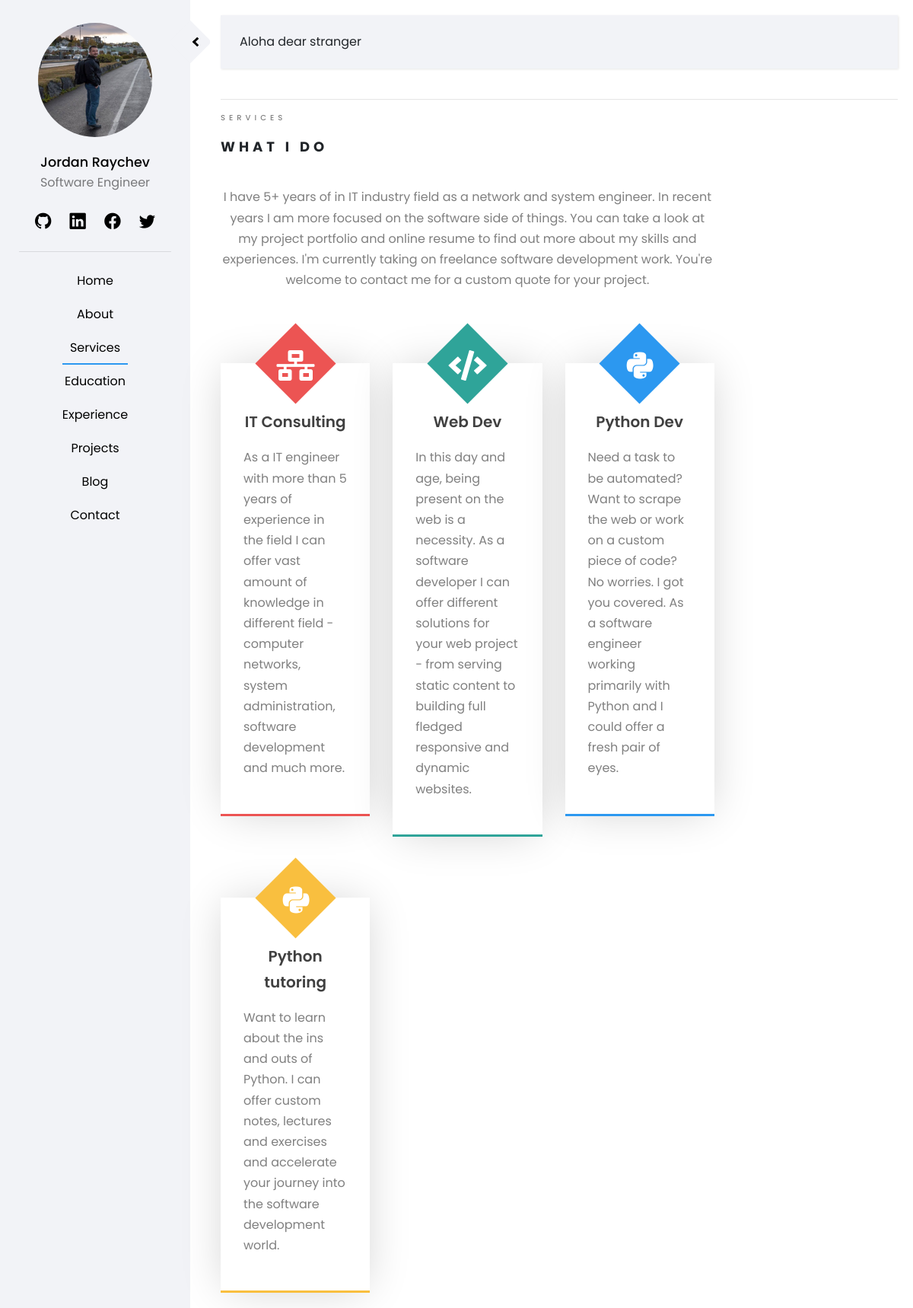
Page /pages/services/ on the committed database.
### accounts/models.py (models this page shows, shortened)
class CustomUser(AbstractUser):
    department = models.CharField(max_length=50)
    profession = models.CharField(max_length=50)
    about = models.TextField(default='', max_length=1000)
    slug = models.SlugField(max_length=50)
    profile_image = models.ImageField(default='profile_default.jpg', upload_to='profile_images')

class UserSocial(models.Model):
    user = models.ForeignKey(CustomUser, default=1, on_delete=models.DO_NOTHING)
    social_name = models.CharField(max_length=50)
    social_class = models.CharField(max_length=50)
    social_url = models.CharField(max_length=100)

### staticpages/models.py (models this page shows, shortened)
class Menu(models.Model):
    menu_name = models.CharField(max_length=50)
    @property
    def menu_slug(self):
        return self.menu_name.lower()

class Service(models.Model):
    service_name = models.CharField(max_length=50)
    service_description = models.TextField(max_length=300)
    service_icon = models.CharField(
        max_length=20,
        choices=ICONS,
        default='Python',
    )
    service_color = models.CharField(
        max_length=20,
        choices=COLORS,
        default='Red',
    )

### staticpages/views.py (the view)
# urls.py: path('services/', ServicesView.as_view(), name='services'),
class ServicesView(TemplateView):
    template_name = 'staticpages/services.html'
    def get_context_data(self, **kwargs):
        context =  super(ServicesView,self).get_context_data(**kwargs)
        services = Service.objects.all()
        context['services'] = services
        return context

### home/templatetags/sidebar_items.py (called while the page is built)
@register.inclusion_tag('home/menu.html', takes_context=True)
def get_menu(context):
    request = context['request']
    menu = Menu.objects.all()
    return {'menu' : menu, 'request': request}

@register.inclusion_tag('home/user_social.html')
def get_social(user):
    user_social = UserSocial.objects.filter(user=user)
    return { 'user_social' : user_social }

@register.inclusion_tag('home/user_meta.html', takes_context=True)
def get_user_meta(context, id):
    request = context['request']
    user_data = CustomUser.objects.filter(id=id)
    return { 'user_data' : user_data, 'request': request }

### templates/staticpages/services.html (shortened to what this page needs)
{% extends 'home/base.html' %}
{% load crispy_forms_tags %}
{% load static %}
{% block content %}
<div class = "row">
    <div class = "col-sm-12">
        <span class="heading-meta">Services</span>
        <h2 class="heading">What I Do</h2>
    </div>
</div>
<div class = "container-fluid">
    <div class="row service-row">
        <div class = "col-xl-9">
            <p class="text-center">
                I have 5+ years of in IT industry field as a network and system engineer. In recent years I am more focused
                on the software side of things. You can take a look at my project portfolio and online resume to find out more about my skills and experiences.
                I'm currently taking on freelance software development work.
                You're welcome to contact me for a custom quote for your project.
            </p>
            <div class = row>
                {% for service in services %}
                <div class = "col-xl-4">
                    <div class = "service-box" style = "border-bottom: 3px solid {{ service.service_color }};">
                        <div class = "service-icon" style="background-color: {{ service.service_color }};">
                            <i class=" {{ service.service_icon}} "></i>
                        </div>
                        <div class = "service-headline">
                            <p> {{ service.service_name }}</p>
                        </div>
                        <div class = "service-desc">
                            <p>{{ service.service_description }}</p>
                        </div>
                    </div>
                </div>
                {% endfor %}
            </div>
        </div>
    </div>
</div>
{% endblock %}

### templates/home/user_meta.html
<img class="rounded-circle profile-img" src="{{ user_data.0.profile_image.url }}">
<a class="name" href = "{% url 'home' %}"> {{ user_data.0.first_name }} {{ user_data.0.last_name }} </a>
<p class="profession"> {{ user_data.0.profession }} </p>

### templates/home/user_social.html
{% for social in user_social %}
    <li><a target="_blank" href="{{ social.social_url }}"> <i class="{{ social.social_class }}"></i> </a></li>
{% endfor %}

### templates/home/menu.html
{% for item in menu %}
    {% url item.menu_slug as active_menu_item %}
    <li><a class = "{% if request.path == active_menu_item %} active {% endif %}" href="{% url item.menu_slug %}"> {{ item.menu_name}} </a></li>
{% endfor %}

### static/css/style.css (style rules this page uses)
:root { --main-color: rgb(242, 243, 247); --main-color-darker: rgb(230, 230, 230); --red-color: #ec5453; --green-color: #2fa499; --blue-color: #2c98f0; --darker-blue-color: #4054b2; --white-color: #ffffff; --yellow-color: #f9bf3f; --purple-color: #a84cb8; --border-color: rgba(0, 0, 0, 0.1); --black-color: rgba(0,0,0); --p-color: rgba(0, 0, 0, 0.5); --box-shadow: rgba(0, 0, 0, 0.2); --black-075: rgba(0, 0, 0, 0.75); }
body { font-family: 'Poppins', sans-serif; background: var(--white-color); }
p { font-family: 'Poppins', sans-serif; font-size: 1em; font-weight: 400; line-height: 1.7em; color: var(--p-color); }
a, a:hover, a:focus { color: inherit; text-decoration: none; transition: all 0.3s; }
ul.social-sidebar li { display: inline-block; }
#sidebar ul li a, .main-navbar li a { position: relative; display: inline-block; padding: 10px; }
#sidebar ul li a:after, .main-navbar li a:after { content: ''; position: absolute; width: 100%; transform: scaleX(0); height: 2px; bottom: 0; left: 0; background-color: var(--blue-color); transform-origin: bottom center; transition: transform 0.25s ease-out; }
#sidebar ul li a.active:after, .main-navbar li a.active:after { transform: scaleX(1); transform-origin: bottom center; }
.profile-img { width: 150px; height: 150px; margin-bottom: 20px; }
.name { font-size: 1.1em; font-weight: 500; }
.heading-meta { margin-bottom: 15px; display: block; font-size: 10px; text-transform: uppercase; color: var(--p-color); font-weight: 500; letter-spacing: 5px; }
.heading { font-size: 18px; margin-bottom: 2em; font-weight: 700; text-transform: uppercase; letter-spacing: 5px; line-height: 1.8; position: relative; }
.service-row { margin-left: -30px; }
.service-box { position: relative; background-color: var(--white-color); box-shadow: 0px 0px 56px -8px var(--box-shadow); margin-top: 5em; padding: 30px; border-color: inherit; }
.service-headline { text-align: center; font-size: 1.25em; padding-top: 10px; }
.service-headline p { color: var(--black-075); font-weight: 600; margin-top: 20px; }
.service-icon { padding: 5px; font-size: 2.5em; text-align: center; position: absolute; color: var(--white-color); width: 75px; height: 75px; line-height: 75px; top: -37px; left: 0; right: 0; margin: auto auto; transform: rotate(45deg); }
.service-icon i { transform: rotate(-45deg); padding-left: 5px; }
.blog-box, .work-box, .service-box, .timeline-box, .quote-box { opacity: 0; }

### rows in the picture
CustomUser: profile_image (picture), first_name "Jordan", last_name "Raychev", profession "Software Engineer"
Menu: menu_name "Home"
Menu: menu_name "About"
Menu: menu_name "Services"
Menu: menu_name "Education"
Menu: menu_name "Experience"
Menu: menu_name "Projects"
Menu: menu_name "Blog"
Menu: menu_name "Contact"
Service: service_name "IT Consulting", service_description "As a IT engineer with more than 5 years of experience in the field I can offer vast amount of knowledge in different field - computer networks, system administration, software development and much more."
Service: service_name "Web Dev", service_description "In this day and age, being present on the web is a necessity. As a software developer I can offer different solutions for your web project - from serving static content to building full fledged responsive and dynamic websites."
Service: service_name "Python Dev", service_description "Need a task to be automated? Want to scrape the web or work on a custom piece of code? No worries. I got you covered. As a software engineer working primarily with Python and I could offer a fresh pair of eyes."
Service: service_name "Python tutoring", service_description "Want to learn about the ins and outs of Python. I can offer custom notes, lectures and exercises and accelerate your journey into the software development world."
